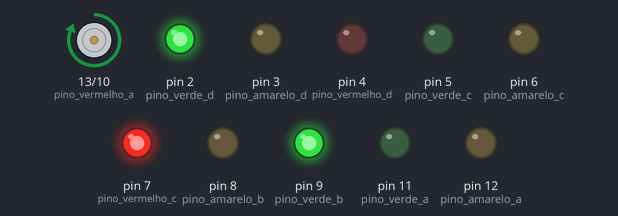
This sketch was run on a simulated Arduino Uno, built with avr-gcc and run on an emulated ATmega328P. On the bench: motor-driver pin pairs drawn as motors (green arrow = first pin HIGH = forward, orange = second pin HIGH = backward, longer = more drive), output pins drawn as LEDs (lit = HIGH).

Above: at 1.5 s.
At 4.0 s:
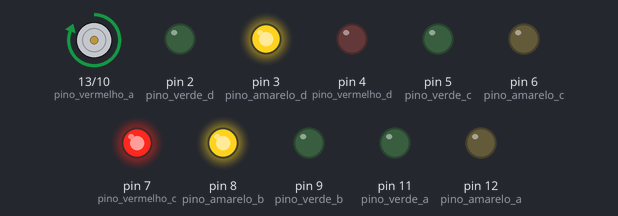
At 6.5 s:
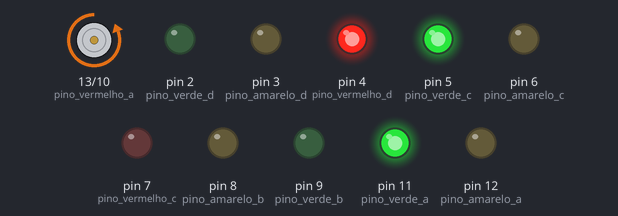
At 9.0 s:
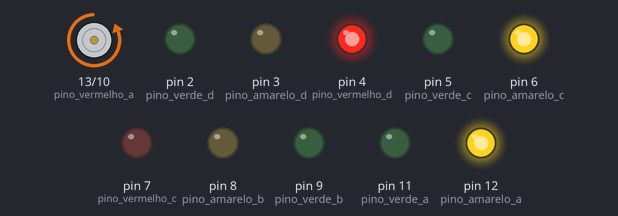
Timing chart, 0 to 16.9 s (numbered marks = the images above):
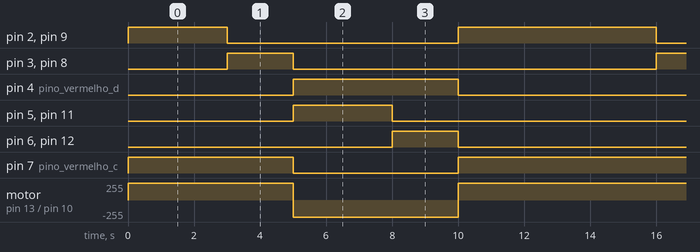

The sketch:

semaforo_1_0.ino
```cpp
// ==================================================================
// Projeto: Semaforo
// Autor: Miguel Ribeiro
// ==================================================================

//      |   | |
//      |   v |
//      |   C |
// -----+     +----
//  <--D
//             B-->
// -----+     +----
//      | A   |
// :::: |     |
//

int pino_vermelho_a = 13;
int pino_amarelo_a  = 12;
int pino_verde_a    = 11;

int pino_vermelho_b = 10;
int pino_amarelo_b  = 8; // fio trocado com B verde
int pino_verde_b    = 9; // fio trocado com B amarelo

int pino_vermelho_c = 7;
int pino_amarelo_c  = 6;
int pino_verde_c    = 5;

int pino_vermelho_d = 4;
int pino_amarelo_d  = 3;
int pino_verde_d    = 2;

// Tempo para cada cor permanecer acesa
int tempo_vermelho = 3000; // milisegundos
int tempo_amarelo  = 2000; // milisegundos
int tempo_verde    = 3000; // milisegundos

// ----------------------------------------------------------------------
// Inicialização
// ----------------------------------------------------------------------
void setup()
{
  pinMode( pino_vermelho_a, OUTPUT );
  pinMode( pino_amarelo_a, OUTPUT );
  pinMode( pino_verde_a, OUTPUT );

  pinMode( pino_vermelho_b, OUTPUT );
  pinMode( pino_amarelo_b, OUTPUT );
  pinMode( pino_verde_b, OUTPUT );

  pinMode( pino_vermelho_c, OUTPUT );
  pinMode( pino_amarelo_c, OUTPUT );
  pinMode( pino_verde_c, OUTPUT );

  pinMode( pino_vermelho_d, OUTPUT );
  pinMode( pino_amarelo_d, OUTPUT );
  pinMode( pino_verde_d, OUTPUT );
}

// ----------------------------------------------------------------------
// Funcao para verificacao de um pino
// ----------------------------------------------------------------------
void teste_pisca_led( int pino )
{
  digitalWrite( pino, HIGH );
  delay( 100 );
  digitalWrite( pino, LOW );
  delay( 100 );
}

// ----------------------------------------------------------------------
// Funcao para verificacao de todos os pinos
// ----------------------------------------------------------------------
void teste_pisca_todos_os_leds()
{
  teste_pisca_led( pino_vermelho_a );
  teste_pisca_led( pino_vermelho_b );
  teste_pisca_led( pino_vermelho_c );
  teste_pisca_led( pino_vermelho_d );

  teste_pisca_led( pino_amarelo_a );
  teste_pisca_led( pino_amarelo_b );
  teste_pisca_led( pino_amarelo_c );
  teste_pisca_led( pino_amarelo_d );

  teste_pisca_led( pino_verde_a );
  teste_pisca_led( pino_verde_b );
  teste_pisca_led( pino_verde_c );
  teste_pisca_led( pino_verde_d );
}

// ----------------------------------------------------------------------
//
// ----------------------------------------------------------------------
void set_semaforo_a( bool estado_vermelho, bool estado_amarelo, bool estado_verde )
{
  digitalWrite( pino_vermelho_a, estado_vermelho );
  digitalWrite( pino_amarelo_a, estado_amarelo );
  digitalWrite( pino_verde_a, estado_verde );
}

// ----------------------------------------------------------------------
//
// ----------------------------------------------------------------------
void set_semaforo_b( bool estado_vermelho, bool estado_amarelo, bool estado_verde )
{
  digitalWrite( pino_vermelho_b, estado_vermelho );
  digitalWrite( pino_amarelo_b, estado_amarelo );
  digitalWrite( pino_verde_b, estado_verde );
}

// ----------------------------------------------------------------------
//
// ----------------------------------------------------------------------
void set_semaforo_c( bool estado_vermelho, bool estado_amarelo, bool estado_verde )
{
  digitalWrite( pino_vermelho_c, estado_vermelho );
  digitalWrite( pino_amarelo_c, estado_amarelo );
  digitalWrite( pino_verde_c, estado_verde );
}

// ----------------------------------------------------------------------
//
// ----------------------------------------------------------------------
void set_semaforo_d( bool estado_vermelho, bool estado_amarelo, bool estado_verde )
{
  digitalWrite( pino_vermelho_d, estado_vermelho );
  digitalWrite( pino_amarelo_d, estado_amarelo );
  digitalWrite( pino_verde_d, estado_verde );
}

// ----------------------------------------------------------------------
//
// ----------------------------------------------------------------------
void modo_amarelo_piscante()
{
  set_semaforo_a( LOW, HIGH, LOW );
  set_semaforo_b( LOW, HIGH, LOW );
  set_semaforo_c( LOW, HIGH, LOW );
  set_semaforo_d( LOW, HIGH, LOW );
  delay( 1000 );
  set_semaforo_a( LOW, LOW, LOW );
  set_semaforo_b( LOW, LOW, LOW );
  set_semaforo_c( LOW, LOW, LOW );
  set_semaforo_d( LOW, LOW, LOW );
  delay( 1000 );
}

// ----------------------------------------------------------------------
//
// ----------------------------------------------------------------------
void modo_normal()
{
  set_semaforo_a( HIGH, LOW, LOW );
  set_semaforo_c( HIGH, LOW, LOW );
  set_semaforo_b( LOW, LOW, HIGH );
  set_semaforo_d( LOW, LOW, HIGH );
  delay( tempo_vermelho );

  set_semaforo_b( LOW, HIGH, LOW );
  set_semaforo_d( LOW, HIGH, LOW );
  delay( tempo_amarelo );

  set_semaforo_b( HIGH, LOW, LOW );
  set_semaforo_d( HIGH, LOW, LOW );
  set_semaforo_a( LOW, LOW, HIGH );
  set_semaforo_c( LOW, LOW, HIGH );
  delay( tempo_verde );

  set_semaforo_a( LOW, HIGH, LOW );
  set_semaforo_c( LOW, HIGH, LOW );
  delay( tempo_amarelo );

  set_semaforo_a( HIGH, LOW, LOW );
  set_semaforo_c( HIGH, LOW, LOW );
  set_semaforo_b( LOW, LOW, HIGH );
  set_semaforo_d( LOW, LOW, HIGH );
  delay( tempo_verde );
}

// ----------------------------------------------------------------------
//
// ----------------------------------------------------------------------
void loop()
{
  //teste_pisca_todos_os_leds();
  //modo_amarelo_piscante();
  modo_normal();
}
```

Measured:
- by itself, pin 2 (pino_verde_d), pin 9 (pino_verde_b): repeats every 13.0 s: LOW 7.0 s, HIGH 6.0 s
- by itself, pin 4 (pino_vermelho_d): alternates HIGH for 5.0 s and LOW for 8.0 s
- by itself, pin 5 (pino_verde_c), pin 11 (pino_verde_a): alternates HIGH for 3.0 s and LOW for 10.0 s
- by itself, pin 7 (pino_vermelho_c): repeats every 13.0 s: LOW 5.0 s, HIGH 8.0 s
- by itself, motor on pin 13 (pino_vermelho_a) / pin 10 (pino_vermelho_b): repeats every 13.0 s: backward 255/255 5.0 s, forward 255/255 8.0 s
- by itself, pin 3 (pino_amarelo_d), pin 6 (pino_amarelo_c), pin 8 (pino_amarelo_b), pin 12 (pino_amarelo_a): alternates HIGH for 2.0 s and LOW for 11.0 s
